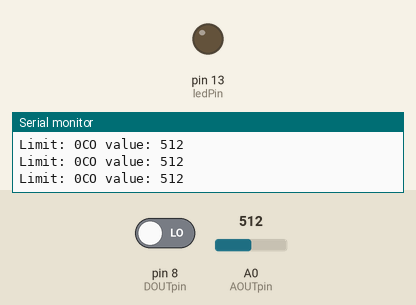
Recording of a sketch running on a simulated Arduino Uno, built with avr-gcc and run on an emulated ATmega328P. Shown: output pins drawn as LEDs (lit = HIGH), the last lines printed to the serial monitor. Inputs (shaded band) come from the test bench; at power-on: pin 8 (DOUTpin) LOW, A0 (AOUTpin) = 512.

Above: at 1.2 s.
1.3 s: pin 8 (DOUTpin) driven HIGH
At 2.0 s:
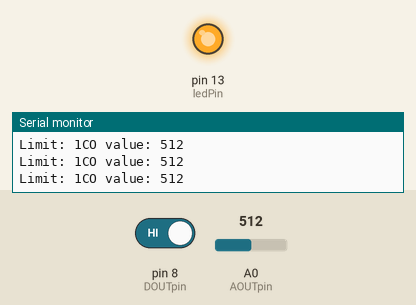
2.9 s: pin 8 (DOUTpin) driven LOW
At 3.5 s:
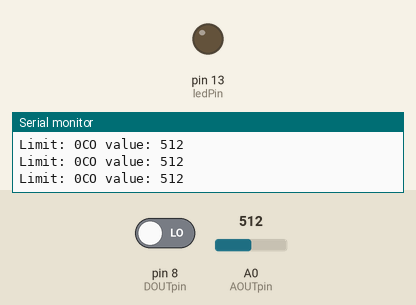
Timing chart, 0 to 5.9 s (numbered marks = the images above; inputs shaded):
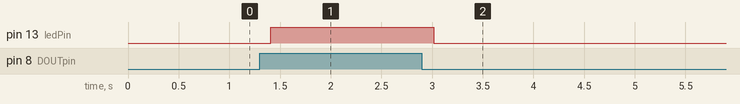

Measured:
- after the input at 1.3 s, pin 13 (ledPin): LOW → HIGH after 0.11 s
- after the input at 2.9 s, pin 13 (ledPin): HIGH → LOW after 0.12 s

The sketch:

gassensor.ino
```cpp
const int AOUTpin=0;
const int DOUTpin=8;
const int ledPin=13;
int limit;
int value;
void setup()
{
Serial.begin(115200);
pinMode(DOUTpin, INPUT);
pinMode(ledPin, OUTPUT);
}
void loop()
{
value= analogRead(AOUTpin);
limit= digitalRead(DOUTpin);
Serial.print("CO value: ");
Serial.println(value);
Serial.print("Limit: ");
Serial.print(limit);
delay(100);
if (limit == HIGH){
digitalWrite(ledPin, HIGH);
}
else
{
digitalWrite(ledPin, LOW);
}
}
```
